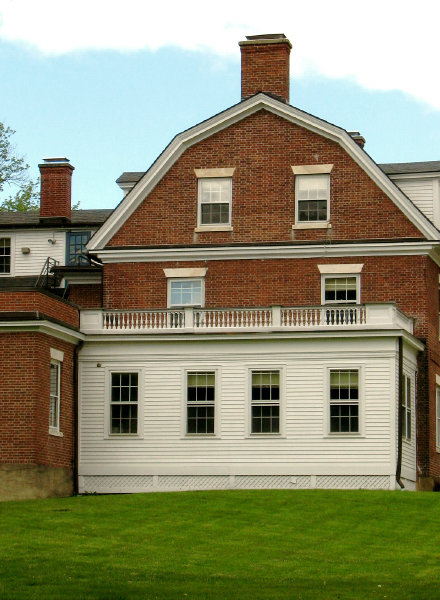
//> input picture tests/bh.png, 440 x 600 px
$ ./ps bh.png   (built with g++ and OpenCV 4)
//> lines starting //> are read from the running program, lines starting //| are printed output that depends on the picture; after the words box and inside, x2 and y2 are one past the last pixel; in counts of white or black regions, pixels touching at a corner belong together
#include <opencv2/core/core.hpp>
#include "opencv2/imgproc/imgproc.hpp"
#include "opencv2/highgui/highgui.hpp"
#include <stdlib.h>
#include <stdio.h>
#include <iostream>
#include <math.h>

using namespace cv;
using namespace std;

int main( int argc, char** argv )
{
    if( argc != 2)
    {
     cout <<" Usage: ps ImageToLoadAndDisplay" << endl;
     return -1;
    }

    Mat image;
    image = imread(argv[1], CV_LOAD_IMAGE_COLOR);   // Read the file
//> image is the input picture: 600 rows x 440 cols, CV_8UC3; mean B, G, R 112.8, 141.8, 141
    cvtColor( image, image, CV_RGB2GRAY );
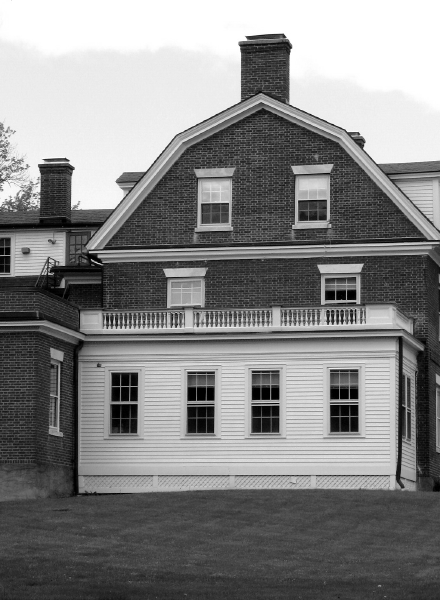
//> image: 600 rows x 440 cols, CV_8UC1; min 0, max 255, mean 133

		int x = 136;
		int y = 216;
		int r = 40;
		Point start( x - r, y - r );
		Point end( x + r, y + r );
		int count = 0;

		for( int row = y - r; row < (y + r); row++ )
		{
			for( int col = x - r; col < (x + r); col++ )
			{
				count++;
				Scalar i = image.at<unsigned char>(row, col );
				if( i.val[0] != 0 )
				{
					printf( "(%d, %d): ", row, col );
					std::cout<< i.val[0];
					//get the distance of the point from the center
					float d = sqrt( pow( col - x, 2 ) + pow( row - y, 2 ) );
					printf( ", d = %f\n" , d );
				}
			}
		}
//> this loop made 80 passes
//> count on passes 1 to 12: 80, 160, 240, 320, 400, 480, 560, 640, 720, 800, 880, 960
//> after the loop, count = 6400
		printf( "%d pixels checked\n", count );
//| 6400 pixels checked


	  rectangle( image, start, end, Scalar( 0, 0, 255), 3, 8, 0 );
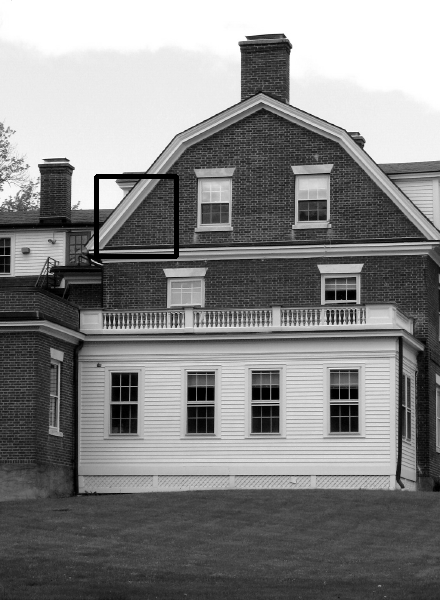
//> image: 600 rows x 440 cols, CV_8UC1; 0.6% of pixels changed, all inside (x1, y1, x2, y2) = (94, 174, 179, 259)
	  imshow( "test", image );
	  waitKey( 0 );
    return 0;
}
